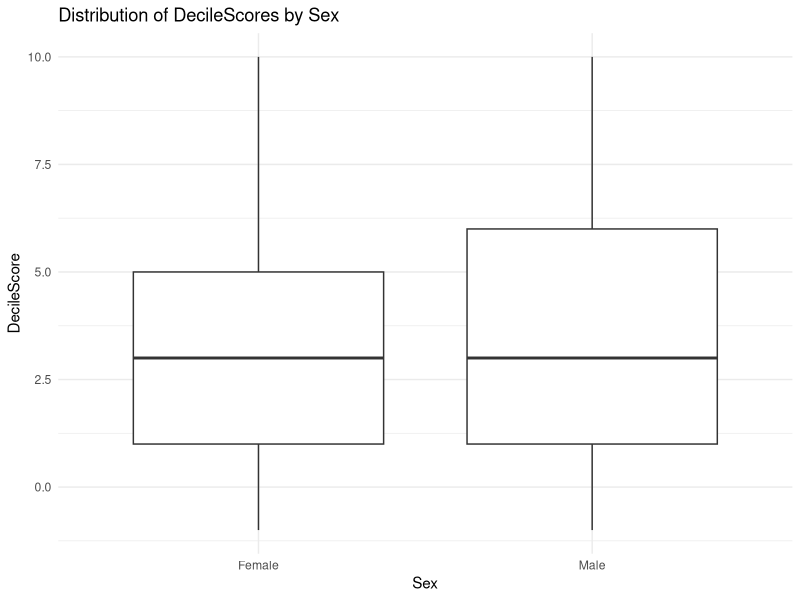

This figure's R source:
## ---- chunk 1
library(tidyverse)
library(MASS)

compas_scores_clean <- read_csv("dataset/compas-scores-clean.csv")

model <- polr(as.factor(DecileScore) ~ Sex, data = compas_scores_clean, Hess=TRUE)
model
summary(model)
predictions <- predict(model, compas_scores_clean, type="class")
ggplot(compas_scores_clean, aes(x=Sex, y=DecileScore)) +
  geom_boxplot() +
  labs(title="Distribution of DecileScores by Sex",
       x="Sex",
       y="DecileScore") +
  theme_minimal()
